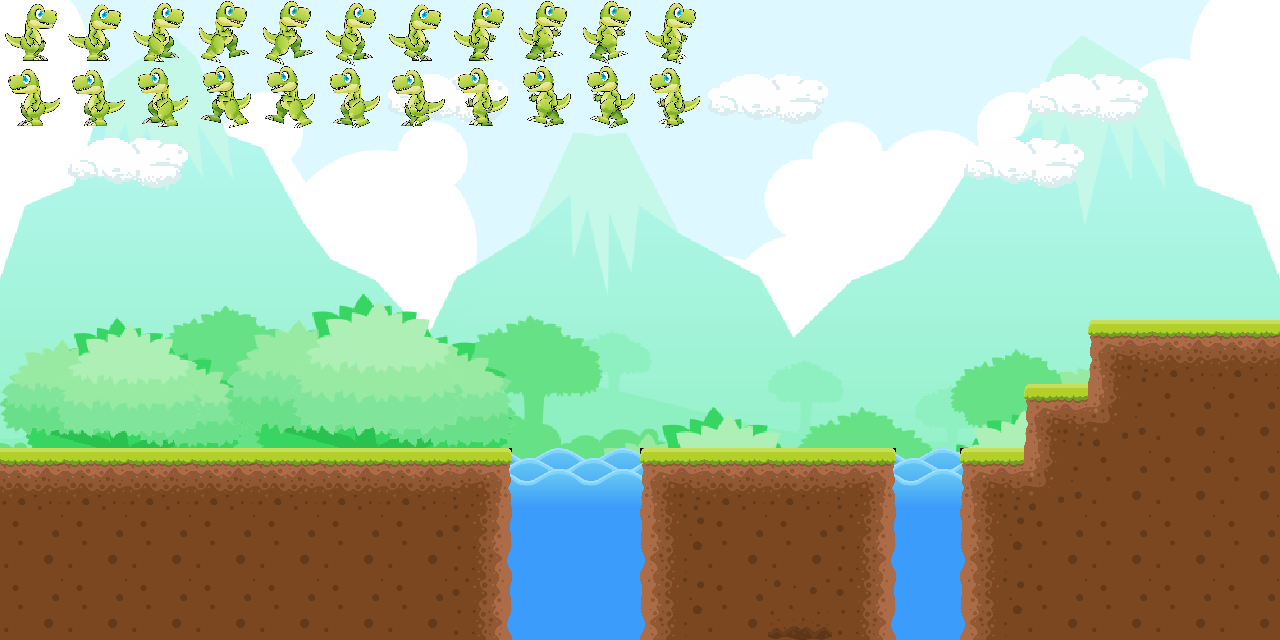

Tiled map render using the project's own tile images. Description and the whole map definition, tile-layer contents included, below:
An orthogonal 20x10 tile map with 64x64 px tiles, 4 tile layers (pozadina, platforme, ukras, dino), 5 tilesets and 3 objects (coin, cilj, gljiva).

<map version="1.8" tiledversion="1.8.2" orientation="orthogonal" renderorder="right-down" width="20" height="10" tilewidth="64" tileheight="64" infinite="0" nextlayerid="13" nextobjectid="17">
 <editorsettings>
  <export format="js" />
 </editorsettings>
 <tileset firstgid="1" name="grass_dirt_water" tilewidth="64" tileheight="64" tilecount="48" columns="6" objectalignment="topleft">
  <image source="pics/grass_dirt_water.png" trans="ff00ff" width="384" height="512" />
 </tileset>
 <tileset firstgid="49" name="dino" tilewidth="64" tileheight="64" tilecount="22" columns="11" objectalignment="topleft">
  <image source="pics/dino.png" trans="ff00ff" width="704" height="128" />
 </tileset>
 <tileset firstgid="71" name="racoon" tilewidth="64" tileheight="64" tilecount="16" columns="8" objectalignment="topleft">
  <image source="pics/racoon.png" trans="ff00ff" width="512" height="128" />
 </tileset>
 <tileset firstgid="87" name="bg2" tilewidth="64" tileheight="64" tilecount="200" columns="20">
  <image source="pics/bg2.bmp" trans="ff00ff" width="1280" height="640" />
 </tileset>
 <tileset firstgid="287" name="spikeCoin" tilewidth="64" tileheight="64" tilecount="2" columns="2" objectalignment="topleft">
  <image source="pics/spikeCoin.png" trans="f7f7f7" width="128" height="64" />
 </tileset>
 <layer id="1" name="pozadina" width="20" height="10">
  <data encoding="csv">
87,88,89,90,91,92,93,94,95,96,97,98,99,100,101,102,103,104,105,106,
107,108,109,110,111,112,113,114,115,116,117,118,119,120,121,122,123,124,125,126,
127,128,129,130,131,132,133,134,135,136,137,138,139,140,141,142,143,144,145,146,
147,148,149,150,151,152,153,154,155,156,157,158,159,160,161,162,163,164,165,166,
167,168,169,170,171,172,173,174,175,176,177,178,179,180,181,182,183,184,185,186,
187,188,189,190,191,192,193,194,195,196,197,198,199,200,201,202,203,204,205,206,
207,208,209,210,211,212,213,214,215,216,217,218,219,220,221,222,223,224,225,226,
227,18,229,230,18,232,233,17,235,236,17,238,239,17,241,17,243,244,245,246,
247,18,249,250,18,252,253,18,255,256,18,258,259,18,261,18,263,264,265,266,
267,18,269,270,18,272,273,18,275,276,18,278,279,18,281,18,283,284,285,286
</data>
 </layer>
 <layer id="4" name="platforme" width="20" height="10">
  <data encoding="csv">
0,0,0,0,0,0,0,0,0,0,0,0,0,0,0,0,0,0,0,0,
0,0,0,0,0,0,0,0,0,0,0,0,0,0,0,0,0,0,0,0,
0,0,0,0,0,0,0,0,0,0,0,0,0,0,0,0,0,0,0,0,
0,0,0,0,0,0,0,0,0,0,0,0,0,0,0,0,0,0,0,0,
0,0,0,0,0,0,0,0,0,0,0,0,0,0,0,0,0,0,0,0,
0,0,0,0,0,0,0,0,0,0,0,0,0,0,0,0,0,1,2,2,
0,0,0,0,0,0,0,0,0,0,0,0,0,0,0,0,1,8,5,5,
2,2,2,2,2,2,2,3,0,0,1,2,2,3,0,1,8,5,5,5,
5,5,5,5,5,5,5,6,0,0,4,5,5,6,0,4,5,5,5,5,
5,5,5,5,5,5,5,6,0,0,4,5,5,6,0,4,5,5,5,5
</data>
 </layer>
 <objectgroup id="9" name="razno">
  <properties>
   <property name="class" value="items" />
  </properties>
  <object id="10" name="coin" gid="288" x="261.357" y="391.143" width="50" height="50" />
  <object id="15" name="cilj" gid="22" x="1183.1" y="257.252" width="64" height="64" />
  <object id="16" name="gljiva" gid="20" x="713.056" y="352.714" width="64" height="64" />
 </objectgroup>
 <layer id="6" name="ukras" width="20" height="10">
  <data encoding="csv">
0,0,0,0,0,0,0,0,0,0,0,0,0,0,0,0,0,0,0,0,
0,0,0,0,0,0,37,38,0,0,0,37,38,0,0,0,37,38,0,0,
0,37,38,0,0,0,0,0,0,0,0,0,0,0,0,37,38,0,0,0,
0,0,0,0,0,0,0,0,0,0,0,0,0,0,0,0,0,0,0,0,
0,0,0,0,0,0,0,0,0,0,0,0,0,0,0,0,0,0,0,0,
0,0,0,0,0,0,0,0,0,0,0,0,0,0,0,0,0,0,0,0,
0,0,0,0,0,0,0,0,0,0,0,0,0,0,0,0,0,0,0,0,
0,0,0,0,0,0,0,0,17,17,0,0,0,0,17,0,0,0,0,0,
0,0,0,0,0,0,0,0,18,18,0,0,0,0,18,0,0,0,0,0,
0,0,0,0,0,0,0,0,18,18,0,0,0,0,18,0,0,0,0,0
</data>
 </layer>
 <layer id="8" name="dino" width="20" height="10">
  <properties>
   <property name="class" value="dinosaur" />
  </properties>
  <data encoding="csv">
49,50,51,52,53,54,55,56,57,58,59,0,0,0,0,0,0,0,0,0,
60,61,62,63,64,65,66,67,68,69,70,0,0,0,0,0,0,0,0,0,
0,0,0,0,0,0,0,0,0,0,0,0,0,0,0,0,0,0,0,0,
0,0,0,0,0,0,0,0,0,0,0,0,0,0,0,0,0,0,0,0,
0,0,0,0,0,0,0,0,0,0,0,0,0,0,0,0,0,0,0,0,
0,0,0,0,0,0,0,0,0,0,0,0,0,0,0,0,0,0,0,0,
0,0,0,0,0,0,0,0,0,0,0,0,0,0,0,0,0,0,0,0,
0,0,0,0,0,0,0,0,0,0,0,0,0,0,0,0,0,0,0,0,
0,0,0,0,0,0,0,0,0,0,0,0,0,0,0,0,0,0,0,0,
0,0,0,0,0,0,0,0,0,0,0,0,9,0,0,0,0,0,0,0
</data>
 </layer>
</map>
